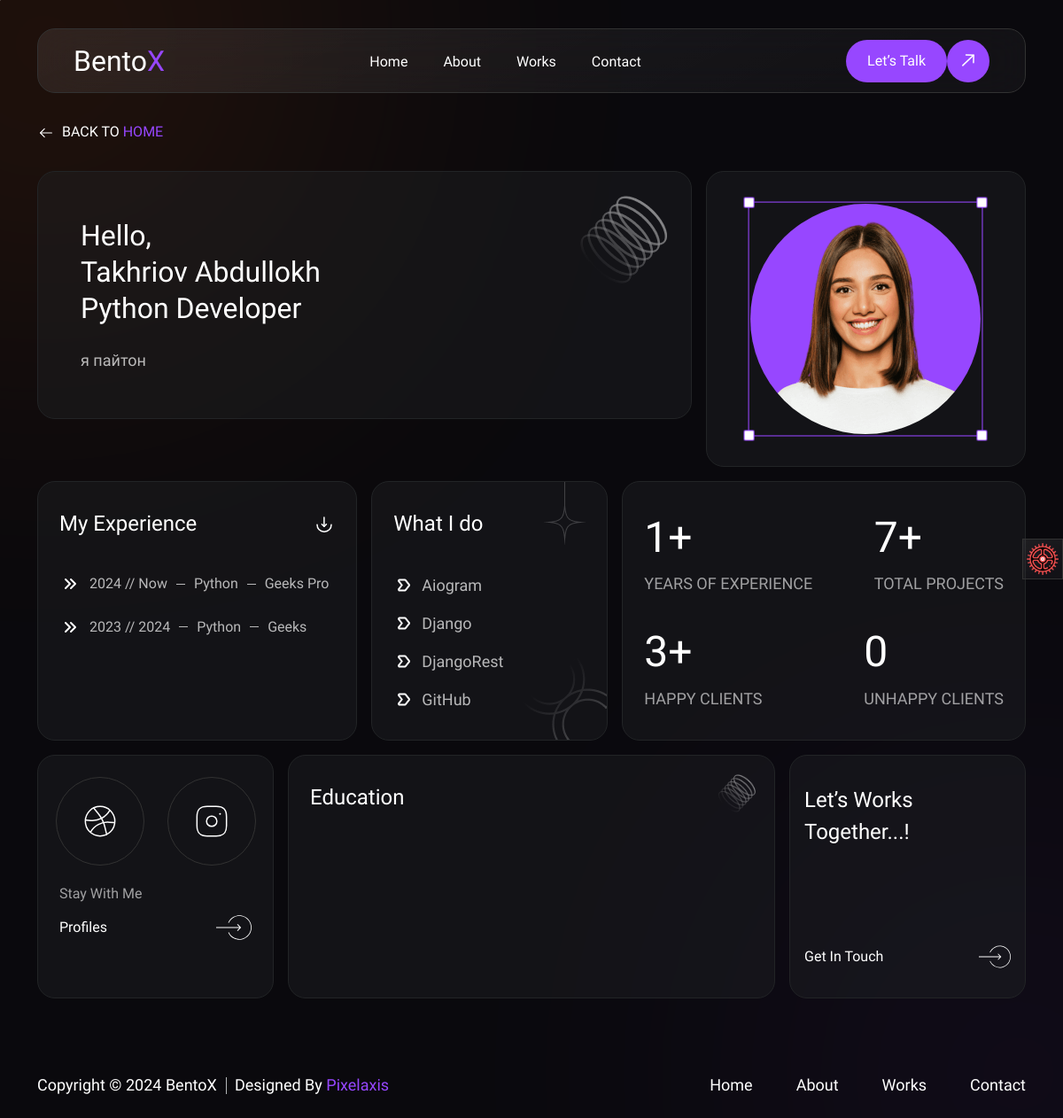
/about/, run on an earlier commit of the app's database.
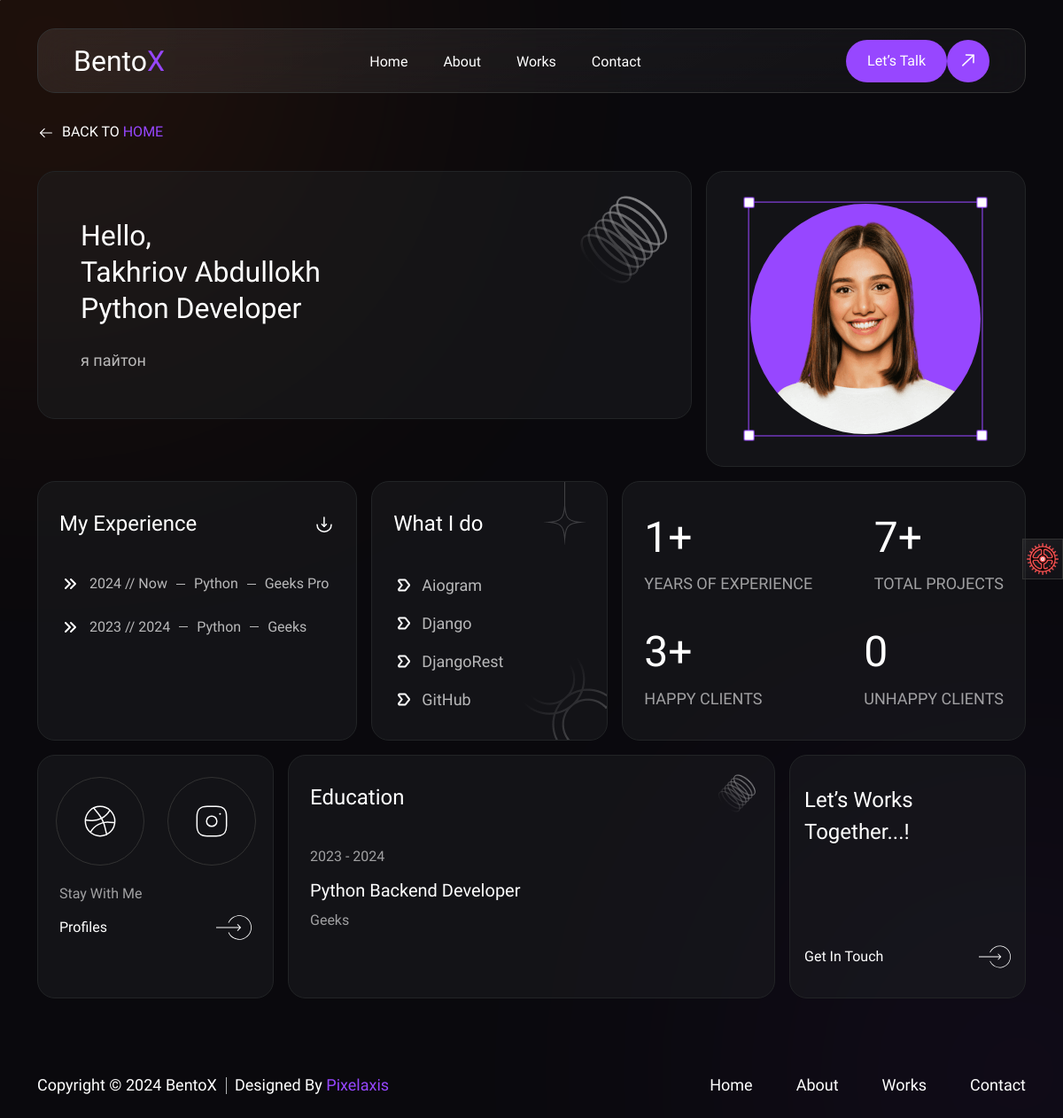
And on a later commit of the database.
### apps/about/models.py (models this page shows, shortened)
class Path(models.Model):
    year1 = models.IntegerField(
        verbose_name = "Год"
    )
    year2 = models.CharField(
        max_length = 255,
        verbose_name = "Год2"
    )
    direction = models.CharField(
        max_length = 255,
        verbose_name = "Направление"
    )
    company = models.CharField(
        max_length = 255,
        verbose_name = "Компания"
    )
    class Meta:
          verbose_name = "Настройки Путя"
          verbose_name_plural = "Настройка  Путя"

class Skills(models.Model):
      title = models.CharField(
        max_length = 255,
        verbose_name = "Скиллы"
    )
      class Meta:
          verbose_name = "Настройки скиллов"
          verbose_name_plural = "Настройка склиллов"

class Education(models.Model):
    year1 = models.IntegerField(
        verbose_name = "Год1"
    )
    year2 = models.IntegerField(
        verbose_name = "Год2"
    )
    direction = models.CharField(
        max_length = 255,
        verbose_name = "Направлние"
    )
    company = models.CharField(
        max_length = 255,
        verbose_name = "Обучение"
    )
    class Meta:
          verbose_name = "Настройки Оброзавания"
          verbose_name_plural = "Настройка Оброзавания"

### apps/about/views.py (the view)
# urls.py: path('about/', about, name='about'),
def about(request):
    about = About.objects.latest('id')
    skills = Skills.objects.all()
    path = Path.objects.all()
    education = Education.objects.all()
    return render(request, 'about/about.html', locals())

### templates/about/about.html (shortened to what the changed rows need)
{% load static %}
<!doctype html>
<html lang="en">
<head>
    <link rel="stylesheet" href="{% static 'assets/css/plugins/aos.css' %}">
    <link href="https://iconsax.gitlab.io/i/icons.css" rel="stylesheet">
    <link rel="stylesheet" href="{% static 'assets/css/style.min.css' %}">
</head>
<body class="position-relative">
    <main class="main  body-bg overflow-hidden">
        <section class="body-box position-relative cus-z-1 pb-xxl-20 pb-xl-15 pb-lg-10 pb-9">
            <div class="container">
                <div class="row g-xxl-6 g-4 mb-xxl-6 mb-4">
                    <div class="col-xl-4 col-lg-6 col-md-6" data-aos="fade-down" data-aos-duration="1200">
                        <div class="cmn-box h-100 py-xxl-8 py-xl-8 py-lg-8 py-5 px-xxl-8 px-xl-6 px-lg-4 px-6">
                            <ul class="about-expritext">
                                {% for path in path %}
                                <li>
                                    <span>
                                        <svg width="24" height="24" viewBox="0 0 24 24" fill="none" xmlns="http://www.w3.org/2000/svg">
                                            <path d="M7 7L12 12L7 17M13 7L18 12L13 17" stroke="white" stroke-width="2" stroke-linecap="round" stroke-linejoin="round"/>
                                        </svg>
                                    </span>
                                    <span class="n07">
                                        {{path.year1}} // {{path.year2}}
                                    </span>
                                    <span class="n07 nameta">
                                        {{path.direction}}
                                    </span>
                                    <span class="n07 nameta">
                                        {{path.company}}
                                    </span>
                                </li>
                                {% endfor %}
                            </ul>
                        </div>
                    </div>
                    <div class="col-xl-3 col-lg-6 col-md-6" data-aos="fade-up" data-aos-duration="1400">
                        <div class="cmn-box h-100 py-xxl-8 py-xl-8 py-lg-8 py-5 px-xxl-8 px-xl-6 px-lg-4 px-6">
                            <ul class="about-expritext about-expritext-two">
                                {% for skills in skills %}
                                <li>
                                    <span>
                                    </span>
                                    <span class="n07 fs-six fw_300">
                                        {{skills.title}}
                                    </span>
                                </li>
                                {% endfor %}
                            </ul>
                        </div>
                    </div>
                    <div class="col-xl-5" data-aos="fade-down" data-aos-duration="1800">
                        <div class="cmn-box h-100 about-countexprience-wrap py-xxl-8 py-xl-8 py-lg-8 py-5 px-xxl-8 px-xl-6 px-lg-4 px-6">
                            <div class="expri-items-box about-items-counter">
                                <h2 class="fw_600 n0-color mb-2">
                                    {{about.experience}}+
                                </h2>
                            </div>
                            <div class="expri-items-box about-items-counter">
                                <h2 class="fw_600 n0-color mb-2">
                                   {{about.project}}+
                                </h2>
                            </div>
                            <div class="expri-items-box about-items-counter">
                                <h2 class="fw_600 n0-color mb-2">
                                    {{about.happyclient}}+
                                </h2>
                            </div>
                            <div class="expri-items-box about-items-counter">
                                <h2 class="fw_600 n0-color mb-2">
                                    {{about.unhappyclient}}
                                </h2>
                            </div>
                        </div>
                    </div>
                </div>
                <div class="row g-xxl-6 g-4">
                    <div class="col-lg-6 order-first order-lg-0" data-aos="zoom-in-up" data-aos-duration="1400">
                        <div class="cmn-box about-education-box h-100 py-xxl-7 py-xl-8 py-lg-8 py-5 px-xxl-8 px-xl-6 px-lg-4 px-6">
                            <div class="d-flex flex-wrap gap-4 align-items-center justify-content-between">
                                {% for education in education %}
                                <div class="edu-text-box">
                                    <span class="mb-3 d-block fs-seven fw_300 n06">
                                        {{education.year1}} - {{education.year2}}
                                    </span>
                                    <span class="fs20 mb-2 d-block n0-color">
                                        {{education.direction}}
                                    </span>
                                    <span class="d-block fs-seven fw_300 n06">
                                        {{education.company}}
                                    </span>
                                </div>
                                {% endfor %}
                            </div>
                        </div>
                    </div>
                </div>
            </div>
        </section>
    </main>
</body>
</html>

What changed in the data, as far as the page shows it:
added Education: year1 "2023", year2 "2024", direction "Python Backend Developer", company "Geeks"
